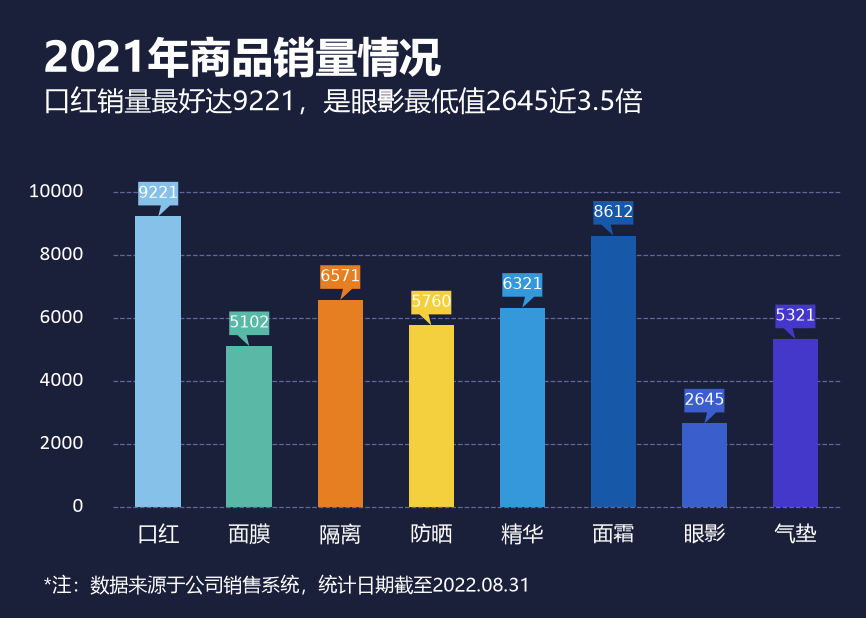

Generate this figure with Python:
# -*- coding: utf-8 -*-
import matplotlib
matplotlib.use('Agg')
import matplotlib.pyplot as plt
from matplotlib.font_manager import FontProperties
from matplotlib.lines import Line2D
import numpy as np

# 字体定义
f_title  = FontProperties(family='Microsoft YaHei', size=20, weight='bold')
f_sub    = FontProperties(family='Microsoft YaHei', size=13, weight='normal')
f_xlabel = FontProperties(family='Microsoft YaHei', size=10)     # 横轴(中文)
f_ylabel = FontProperties(family='Calibri', size=10)             # 纵轴(数字)
f_note   = FontProperties(family='Microsoft YaHei', size=9)      # 脚注

# 数据
goods  = ['口红', '面膜', '隔离', '防晒', '精华', '面霜', '眼影', '气垫']
values = [9221, 5102, 6571, 5760, 6321, 8612, 2645, 5321]

# 各柱独立配色（浅蓝、青绿、橙红、明黄、天蓝、深蓝、紫蓝、紫色）
bar_colors = ['#85C1E9', '#5AB9A6', '#E67E22', '#F4D03F',
              '#3498DB', '#1758A8', '#3A5FCC', '#4338CA']

# 尺寸 14.68cm x 10.47cm
fig_w = 14.68 / 2.54
fig_h = 10.47 / 2.54
fig, ax = plt.subplots(figsize=(fig_w, fig_h), dpi=150)

# 颜色
bg_color   = '#1A1F3A'   # 深蓝背景
text_color = '#FFFFFF'   # 白色文字
grid_color = '#6A71A8'   # 网格线颜色

fig.patch.set_facecolor(bg_color)
ax.set_facecolor(bg_color)

# 柱宽与间距（间隙宽度 100% => 柱宽 = 1/(1+1)）
bar_w = 1 / (1 + 1)
x_pos = np.arange(len(goods))

# 纯色柱形
bars = ax.bar(x_pos, values, width=bar_w, color=bar_colors,
              edgecolor='none', zorder=3)

# 柱顶带尖角气泡标签（气泡与柱子对齐，尖角斜向左/右指向柱顶中心）
box_w = 0.44      # 气泡框宽
box_h = 750       # 气泡框高
gap   = 350       # 气泡底部到柱顶的距离
tip_w = 0.05      # 尖角根部半宽
tip_shift = box_w / 5.5   # 尖角根部相对柱中心的偏移量
for i, (x, v, c) in enumerate(zip(x_pos, values, bar_colors)):
    bottom = v + gap          # 气泡底部y
    top    = bottom + box_h   # 气泡顶部y
    left  = x - box_w / 2
    right = x + box_w / 2
    # 偶数柱尖角根部偏右(尖端斜向左下)，奇数柱根部偏左(尖端斜向右下)
    shift = tip_shift if i % 2 == 0 else -tip_shift
    # 多边形：左上→右上→右下→尖角右根→尖角尖端(柱顶中心)→尖角左根→左下
    poly_x = [left, right, right,
              x + shift + tip_w, x, x + shift - tip_w, left]
    poly_y = [top, top, bottom,
              bottom, v, bottom, bottom]
    ax.fill(poly_x, poly_y, color=c, zorder=7, edgecolor='none')
    # 数值写在气泡框中央
    ax.text(x, bottom + box_h / 2, f'{v}', ha='center', va='center',
            fontsize=7.5, color=text_color, zorder=8)

# 横轴商品名称
ax.set_xticks(x_pos)
ax.set_xticklabels(goods, fontproperties=f_xlabel, color=text_color)

# 纵轴设置
ax.set_ylim(0, 11000)
ax.set_yticks([0, 2000, 4000, 6000, 8000, 10000])
ax.set_yticklabels([])
ax.tick_params(axis='y', length=0, pad=6, labelleft=False)
ax.set_xlim(-0.5, len(goods) - 0.5)

# 纵轴刻度标签
for y_val, lbl in zip([0, 2000, 4000, 6000, 8000, 10000],
                      ['0', '2000', '4000', '6000', '8000', '10000']):
    ax.text(-0.04, y_val, lbl, transform=ax.get_yaxis_transform(),
            ha='right', va='center', fontproperties=f_ylabel,
            color=text_color, zorder=10, clip_on=False)

# 虚线网格
ax.xaxis.grid(False)
for y in [2000, 4000, 6000, 8000, 10000]:
    ax.axhline(y=y, linestyle='--', linewidth=0.6, color=grid_color,
               alpha=0.9, zorder=2)
fig.lines.append(Line2D([0.13, 0.97], [0.18, 0.18],
                        transform=fig.transFigure, linestyle='--',
                        linewidth=0.6, color=grid_color, alpha=0.9, zorder=6))

# 轴线：全部隐藏
ax.spines['top'].set_visible(False)
ax.spines['right'].set_visible(False)
ax.spines['left'].set_visible(False)
ax.spines['bottom'].set_visible(False)
ax.tick_params(axis='x', length=0, pad=8)

# 主标题
fig.text(0.05, 0.94, '2021年商品销量情况',
         ha='left', va='top', fontproperties=f_title, color=text_color)
# 副标题
fig.text(0.05, 0.86, '口红销量最好达9221，是眼影最低值2645近3.5倍',
         ha='left', va='top', fontproperties=f_sub, color=text_color)

# 底部脚注
fig.text(0.05, 0.035, '*注：数据来源于公司销售系统，统计日期截至2022.08.31',
         ha='left', va='bottom', fontproperties=f_note, color=text_color)

plt.subplots_adjust(left=0.13, right=0.97, top=0.74, bottom=0.18)
plt.savefig('标注.png', facecolor=bg_color, dpi=150)
print('saved 标注.png')
